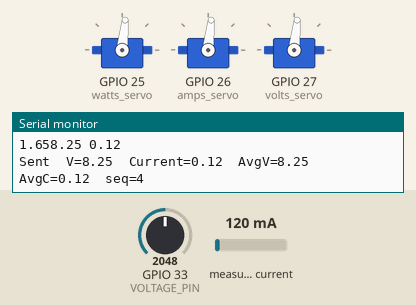
Simulated run of this sketch. Board: ESP32. Shown: 3 × servo, the last lines printed to the serial monitor. The inputs (shaded band) are chosen by the test bench; at power-on: measured current 120 mA, GPIO 33 (VOLTAGE_PIN) = 2048 (analog values on the 0–4095 scale). Random numbers use the default seed unless the sketch sets one.

Above: at 2.2 s.
2.3 s: measured current set to 1000 mA
5.3 s: GPIO 33 (VOLTAGE_PIN) set to 1228
At 5.66 s:
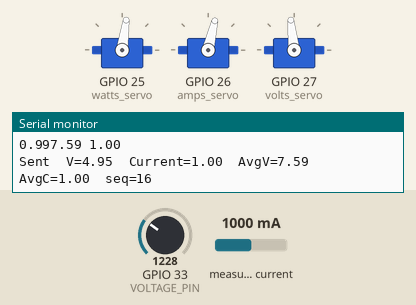
8.3 s: measured current set to 40 mA
At 9.26 s:
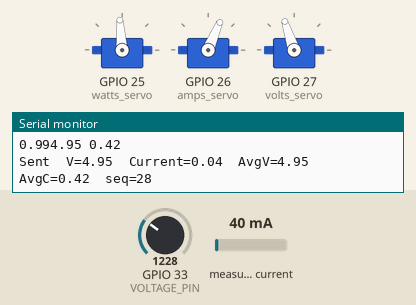
11.3 s: GPIO 33 (VOLTAGE_PIN) set to 2047
At 12.86 s:
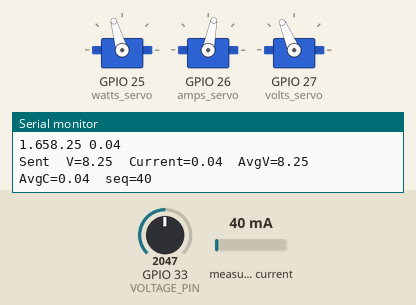
14.3 s: GPIO 33 (VOLTAGE_PIN) set to 2866
At 16.47 s:
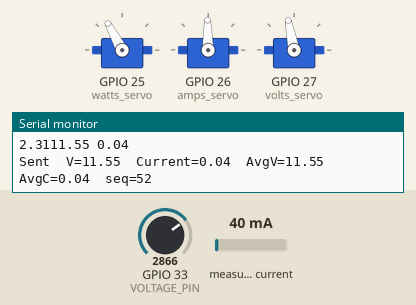
17.3 s: measured current set to 500 mA
Timing chart, 0 to 24.7 s (numbered marks = the images above; inputs shaded):
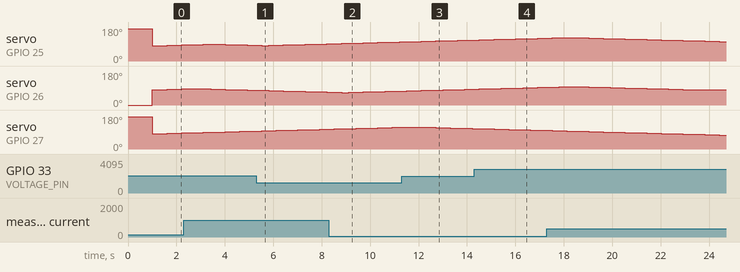

The sketch:

sender.ino
```cpp
#include <WiFi.h>
#include <esp_now.h>
#include <Wire.h>
#include <Adafruit_INA219.h>
#include <ESP32Servo.h>

Servo watts_servo;
Servo amps_servo;
Servo volts_servo;

Adafruit_INA219 ina219;

// Contols how often inputs are checked
unsigned long lastInputCheck = 0;
const unsigned long inputInterval = 300;

// Configuration for scaling and movement speed
float max_pos   = 170;  // Max angle for servo movement
float amp_slew  = 1;    // Step size for current needle movement
float volt_slew = 1;    // Step size for voltage needle movement
float watt_slew = 1;    // Step size for power needle movement

// Current displayed positions for each servo
float curr_pos_volts = 80;
float curr_pos_amps  = 80;
float curr_pos_watts = 80;

// Fluctuation flags — determines if needles should visually "jitter"
bool fluctuate_volts = false;
bool fluctuate_amps  = false;
bool fluctuate_watts = false;

// ---------- PUT YOUR RECEIVER MAC HERE ----------
// Receiver's STA MAC:
uint8_t peerMac[6] = { 0x14, 0x33, 0x5C, 0x38, 0x9B, 0x38 };


// --- payload (MUST match receiver) ---
typedef struct {
  float voltage;   // V
  float current;   // A
  uint32_t seq;
} Packet;

// --- pins & ADC config ---
const int VOLTAGE_PIN = 33;            // blue divider S -> ADC1
const int CURRENT_PIN = 36;            // ACS712 OUT -> ADC1 (direct, 3.3V)
const float ADC_REF_VOLT = 3.3f;        // with ADC_11db
const int   ADC_MAX      = 4095;
const int   SAMPLES      = 64;

// --- voltage divider (blue 0–25V board ~5:1) ---
const float DIVIDER_RATIO = 5.0;

// --- ACS712 5A @ 3.3V ---
const float ACS_ZERO_V   = 3.3f / 2.0f;             // ~1.65 V center
const float ACS_MV_PER_A = 185.0f * (3.3f / 5.0f);  // ≈ 122.1 mV/A
int CURRENT_SIGN = +1;                               // flip to -1 if sign is backwards

uint32_t seq = 0;

const int AVG_SIZE = 5;
float voltageHistory[AVG_SIZE] = {0};
float currentHistory[AVG_SIZE] = {0};
int avgIndex = 0;
int sampleCount = 0;

float readAdcVolts(int pin, int samples = SAMPLES) {
  uint32_t acc = 0;
  for (int i = 0; i < samples; i++) { acc += analogRead(pin); delayMicroseconds(80); }
  return (acc / (float)samples) * ADC_REF_VOLT / ADC_MAX;
}

void updateRollingAverage(float newVoltage, float newCurrent, float &avgVoltage, float &avgCurrent) {
  // store new readings into circular buffer
  voltageHistory[avgIndex] = newVoltage;
  currentHistory[avgIndex] = newCurrent;

  avgIndex = (avgIndex + 1) % AVG_SIZE;
  if (sampleCount < AVG_SIZE) sampleCount++;

  // compute average
  float vSum = 0, cSum = 0;
  for (int i = 0; i < sampleCount; i++) {
    vSum += voltageHistory[i];
    cSum += currentHistory[i];
  }

  avgVoltage = vSum / sampleCount;
  avgCurrent = cSum / sampleCount;
}

void setup() {

  // Attach each servo object to ESP32 PWM-capable GPIOs
  watts_servo.attach(25);  // was 9
  amps_servo.attach(26);   // was 10
  volts_servo.attach(27);  // was 11

  // Initial motion to show all needles moving full range
  watts_servo.write(max_pos);
  amps_servo.write(0);
  volts_servo.write(max_pos);
  delay(1000);

  // Move all needles to the neutral starting position
  watts_servo.write(curr_pos_watts);
  amps_servo.write(curr_pos_amps);
  volts_servo.write(curr_pos_volts);

  Serial.begin(115200);
  Wire.begin(21, 22);   // SDA=21, SCL=22 on ESP32
  if (!ina219.begin()) {
    Serial.println("Failed to find INA219 chip");
    while (1) { delay(10); }
  }
  ina219.setCalibration_32V_2A();  // good default: up to 32V bus, 2A current
  analogReadResolution(12);

  WiFi.mode(WIFI_STA);
  if (esp_now_init() != ESP_OK) { Serial.println("ESP-NOW init failed"); while (1) {} }

  esp_now_peer_info_t peer{};
  memcpy(peer.peer_addr, peerMac, 6);
  peer.channel = 0;
  peer.encrypt = false;
#if ESP_ARDUINO_VERSION_MAJOR >= 3
  peer.ifidx = WIFI_IF_STA; // required in core v3.x
#endif
  if (esp_now_add_peer(&peer) != ESP_OK) { Serial.println("Add peer failed"); while (1) {} }
}

void loop() {
  if (millis() - lastInputCheck >= inputInterval) {
  lastInputCheck = millis();
  // Read battery voltage
  float v_adc  = readAdcVolts(VOLTAGE_PIN);
  Serial.print(v_adc, 2);
  float v_batt = v_adc * DIVIDER_RATIO;
  float curr_A = ina219.getCurrent_mA() / 1000.0f;
  curr_A *= CURRENT_SIGN;

  // compute rolling average
  float avgV = 0, avgC = 0;
  updateRollingAverage(v_batt, curr_A, avgV, avgC);

  Packet p{ avgV, avgC, ++seq };
  esp_now_send(peerMac, reinterpret_cast<const uint8_t*>(&p), sizeof(p));

  checkInput(avgV, avgC);

  if (fluctuate_volts || fluctuate_amps || fluctuate_watts) {
    fluctuateNeedles();
  }

  Serial.print("Sent  V="); Serial.print(v_batt, 2);
  Serial.print("  Current="); Serial.print(curr_A, 2);
  Serial.print("  AvgV="); Serial.print(avgV, 2);
  Serial.print("  AvgC="); Serial.print(avgC, 2);
  Serial.print("  seq="); Serial.println(seq);
  }
}

void checkInput(float voltage, float amps) {

  float watts   = voltage * amps;                   // Calculate power

  // Print values for debugging
  Serial.print(voltage);
  Serial.print(" ");
  Serial.print(amps);
  Serial.print("\n");

  // Convert measurements to servo angle (inverted to match needle direction)
  float volts_pos = max_pos - (voltage / 20.0) * max_pos;
  float amps_pos  = max_pos - (amps / 0.95)   * max_pos;
  float watts_pos = max_pos - (watts / 14.5)  * max_pos;

  // Ensure angles stay within servo movement range
  volts_pos = constrain(volts_pos, 0, max_pos);
  amps_pos  = constrain(amps_pos,  0, max_pos);
  watts_pos = constrain(watts_pos, 0, max_pos);

  // Check how much the new input changed from current position
  float volts_delta = abs(volts_pos - curr_pos_volts);
  float amps_delta  = abs(amps_pos  - curr_pos_amps);
  float watts_delta = abs(watts_pos - curr_pos_watts);

  // If change is small, enable fluctuation effect
  fluctuate_volts = (volts_delta < 1.0);
  fluctuate_amps  = (amps_delta  < 1.0);
  fluctuate_watts = (watts_delta < 1.0);

  // Smoothly move servos toward new target positions
  updateServos(watts_pos, amps_pos, volts_pos);
}

// Moves each servo gradually toward its target position
void updateServos(float target_pos_watts, float target_pos_amps, float target_pos_volts) {
  // Decide direction of movement for each servo
  float step_w = (target_pos_watts > curr_pos_watts) ? watt_slew : -watt_slew;
  float step_a = (target_pos_amps  > curr_pos_amps)  ? amp_slew  : -amp_slew;
  float step_v = (target_pos_volts > curr_pos_volts) ? volt_slew : -volt_slew;

  // Update watts servo if far from target
  if (abs(curr_pos_watts - target_pos_watts) > 1) {
    curr_pos_watts += step_w;
    curr_pos_watts = constrain(curr_pos_watts, 0, max_pos);
    watts_servo.write(curr_pos_watts);
  }

  // Update amps servo
  if (abs(curr_pos_amps - target_pos_amps) > 1) {
    curr_pos_amps += step_a;
    curr_pos_amps = constrain(curr_pos_amps, 0, max_pos);
    amps_servo.write(curr_pos_amps);
  }

  // Update volts servo
  if (abs(curr_pos_volts - target_pos_volts) > 1) {
    curr_pos_volts += step_v;
    curr_pos_volts = constrain(curr_pos_volts, 0, max_pos);
    volts_servo.write(curr_pos_volts);
  }
}

// Adds occasional random "spikes" to simulate analog fluctuations
void fluctuateNeedles() {
  static unsigned long last_update = 0;

  if (millis() - last_update >= 40) {
    last_update = millis();

    // Occasionally apply a random spike to each servo independently
    if (fluctuate_volts && random(0, 100) < 7) {
      float spike = random(-3, 3);  // ±6 degree spike
      volts_servo.write(constrain(curr_pos_volts + spike, 0, max_pos));
    }

    if (fluctuate_amps && random(0, 100) < 7) {
      float spike = random(-3, 3);
      amps_servo.write(constrain(curr_pos_amps + spike, 0, max_pos));
    }

    if (fluctuate_watts && random(0, 100) < 3) {
      float spike = random(-1, 1);
      watts_servo.write(constrain(curr_pos_watts + spike, 0, max_pos));
    }
  }
}
```

Measured:
- by itself, servo on GPIO 25 (watts_servo): rises from 121° to 124° in 0.60 s, then falls to 103° in 6.3 s
- by itself, servo on GPIO 26 (amps_servo): rises from 94° to 97° in 0.60 s, then falls to 81° in 5.1 s
